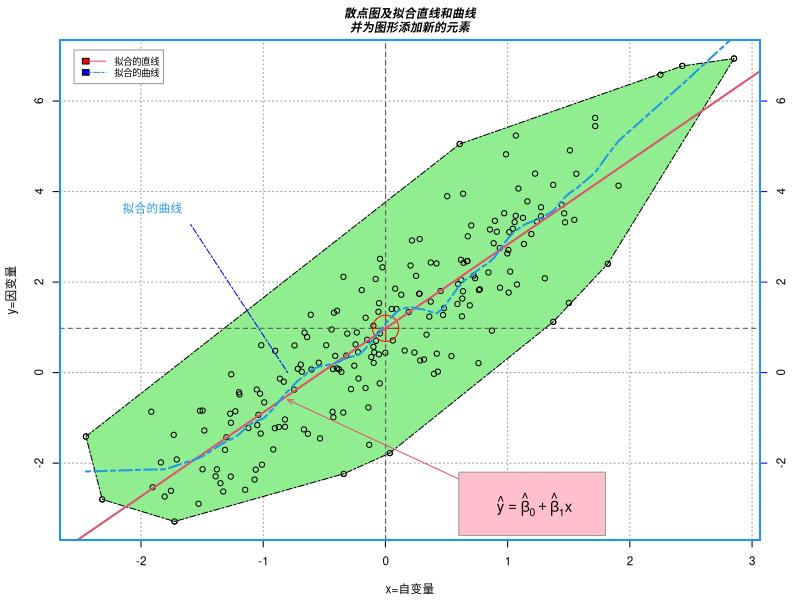
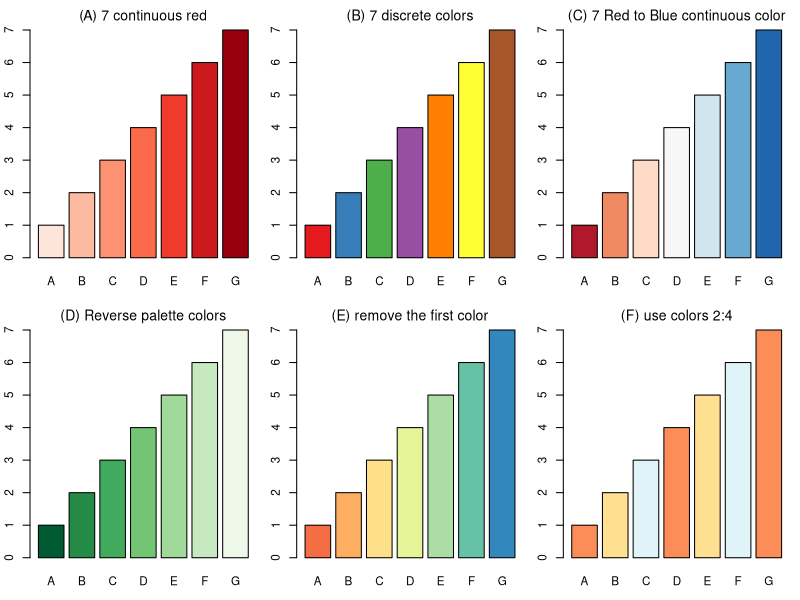

Write R code to recreate these figures, in order.
##Basic drawing
#my first graph


par(
  mai = c(0.6,0.6,0.4,0.4), #set margin size
  cex = 0.7 #relative sizes of texts and symbols
)

set.seed(2025) #set random seed
x = rnorm(200) #generate 200 x random values
y = 1+2*x + rnorm(200) #200 y values
d = data.frame(x,y)

plot(
  d, #input data 
  xlab = "x=自变量", #set x label
  ylab = "y=因变量" #set y label
)
grid(col = "grey60") #add grid, with col specifying the color
axis(
  side = 4, #location of the new axis 1=below, 2=left, 3=above and 4=right
  col.ticks = "blue", #ticks color
  lty = 1 #line type for both the axis line and the tick marks.
)
polygon(
  d[chull(d),], #find the outer-most points
  lty = 6, #set line type
  lwd = 1, #set line width
  col = "lightgreen" #set color
)
points(d) #reprint dots
points(
  mean(x),mean(y), #draw the average point
  pch = 10, #ploting character -> graphic symbol
  cex=5, #size
  col = "red" #color
)
abline( #add horizontal and vertical lines for the avg point
  v = mean(x), 
  h = mean(y),
  lty = 2,
  col="gray30"
)
abline( #add linear regression line
  lm(y~x),
  lwd=2,
  col=2
)
lines(
  lowess(y~x,f=1/6), #add polynomial regression line
  col = 4,
  lwd = 2,
  lty = 6
)
segments( #add line segment
  -0.8,0, #start coordinate
  -1.6,3.3, #end coordinate
  lty = 6,
  col = "blue"
)
text( #add text
  -2.2,3.5, #coordinate
  labels = expression("拟合的曲线"),
  adj = c(-0.1,0.02), #positional adjustment 0 for left/bottom 1 for r/top
  col = 4
)
arrows( #add arrow
  0.8,-2.6,
  -0.8,-0.6,
  code = 2,
  angle = 25,
  length = 0.06,
  col = 2
)
rect(0.6,-2.2,1.8,-3.6,col = "pink",border = "grey60")
mtext(
  text = expression(hat(y)==hat(beta)[0]+hat(beta)[1]*x),
  cex = 0.9,
  side = 1,
  line = -2.5,
  adj = 0.7
)
title("散点图及拟合直线和曲线\n并为图形添加新的元素",
  cex.main=1,
  font.main=4
)
box(col=4,lwd=2)
legend(
  "topleft",
  legend = c("拟合的直线", "拟合的曲线"),
  lty = c(1,6),
  col = c(2,4),
  cex = 0.8,
  fill = c("red", "blue"),
  box.col = "grey60",
  ncol = 1,
  inset = 0.02
)

#Color palettes
library(RColorBrewer)
par(mfrow=c(2,3),
    mai = c(0.4, 0.3, 0.3, 0.1),
    cex = 0.7,
    font.main = 1
)
palette1 = brewer.pal(7, "Reds") #7 continuous red
palette2 = brewer.pal(7, "Set1") #7 discrete colors
palette3 = brewer.pal(7, "RdBu") #7 Red to blue continuous color
palette4 = rev(brewer.pal(7, "Greens")) #reverse palette colors
palette5 = brewer.pal(8, "Spectral")[-1] #drop the first color, keep the 7 rests
palette6 = brewer.pal(6, "RdYlBu")[2:4] #use the 2nd to 4th colors

h = 1:7; names = LETTERS[1:7]
barplot(
  h,
  names = names,
  col = palette1,
  main = "(A) 7 continuous red"
)
barplot(
  h,
  names = names,
  col = palette2,
  main = "(B) 7 discrete colors"
)
barplot(
  h, names = names,
  col = palette3,
  main = "(C) 7 Red to Blue continuous color"
)
barplot(
  h, names = names,
  col = palette4,
  main = "(D) Reverse palette colors"
)
barplot(
  h, names = names,
  col = palette5,
  main = "(E) remove the first color"
)
barplot(
  h, names = names,
  col = palette6,
  main = "(F) use colors 2:4"
)
